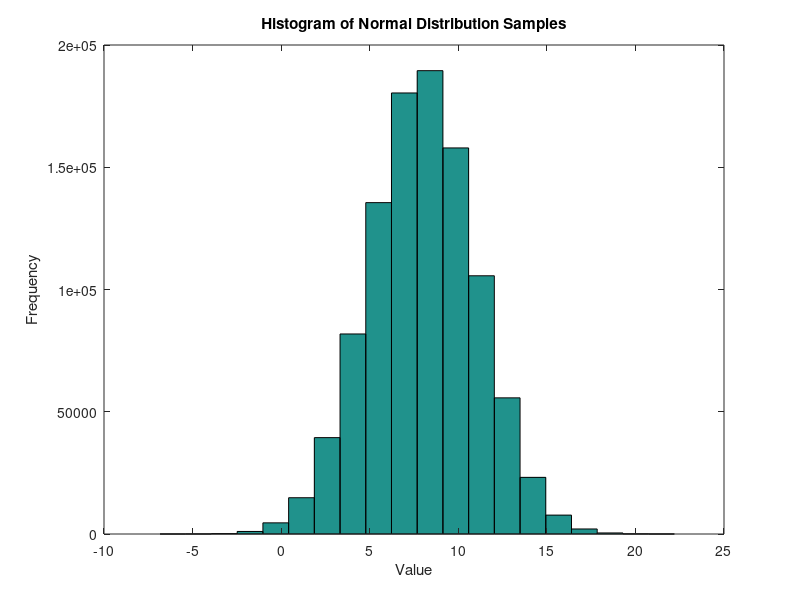

Here is the MATLAB script that generated this plot:
clc; clear all;
N = 1e6; % Number of samples
A = 8; % Mean
nvar = 9; % Variance

x = A + sqrt(nvar)*randn(1,N); % Generate samples

hist(x,20); % Plot histogram with 20 bins
xlabel('Value');
ylabel('Frequency');
title('Histogram of Normal Distribution Samples');

p_sim_gt_10_42 = sum(x > 10.42) / N;
p_sim_lt_2_18 = sum(x < 2.18) / N;
p_sim_2_18_lt_X_lt_10_42 = sum(x > 2.18 & x < 10.42) / N;

disp(' ');
disp(['Using numerical simulation:']);
disp(['P(X > 10.42) = ', num2str(p_sim_gt_10_42)]);
disp(['P(X < 2.18) = ', num2str(p_sim_lt_2_18)]);
disp(['P(2.18 < X < 10.42) = ', num2str(p_sim_2_18_lt_X_lt_10_42)]);

% Using Q-function table



p_gt_10_42 = 1 - normcdf(10.42, A, sqrt(nvar));
p_lt_2_18 = normcdf(2.18, A, sqrt(nvar));
p_2_18_lt_X_lt_10_42 = normcdf(10.42, A, sqrt(nvar)) - normcdf(2.18, A, sqrt(nvar));

disp(['Using Q-function table:']);
disp(['P(X > 10.42) = ', num2str(p_gt_10_42)]);
disp(['P(X < 2.18) = ', num2str(p_lt_2_18)]);
disp(['P(2.18 < X < 10.42) = ', num2str(p_2_18_lt_X_lt_10_42)]);
